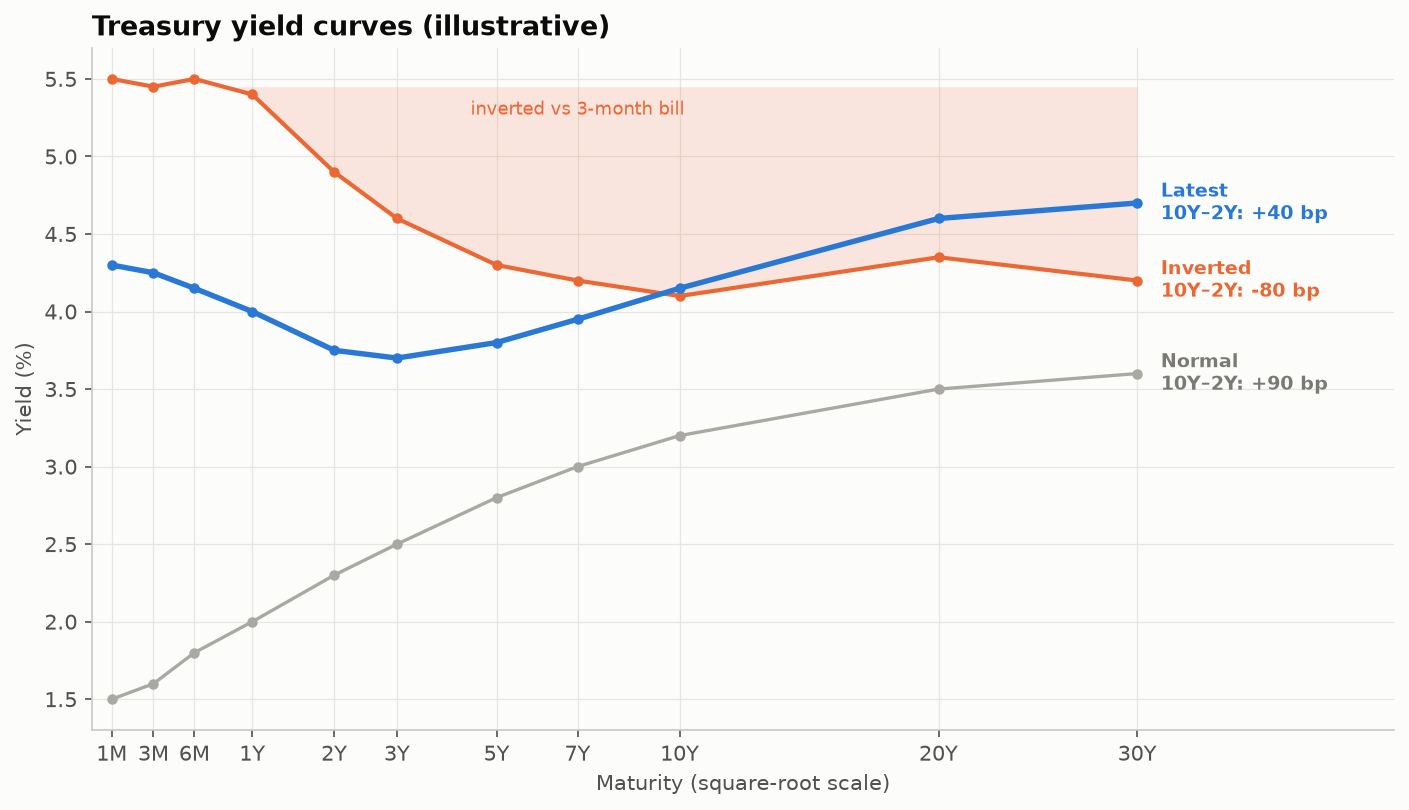

Write the Python code that produced this figure.
"""
Yield Curve (with Inversion)  -  family: Finance & investment

DESIGN PURPOSE
Plots government bond yields against maturity for a few dates. The curve's
shape (upward, flat or inverted) summarises market expectations for interest
rates and growth. Shading where long rates fall below short rates makes
inversion visible.

WHEN TO USE
  - Compare the term structure of interest rates at several points in time
  - Explain an inversion (short rates above long rates), often watched as a
    recession signal
  - Provide fixed-income context for asset-allocation or duration decisions

AVOID WHEN
  - Spacing maturities evenly as categories without saying so (1M→3M is not
    the same gap as 10Y→30Y)
  - More than 3–4 dates on one chart (use small multiples or the yield-curve
    history heatmap)

ALTERNATIVES
  - Yield-curve history heatmap
  - 10Y–2Y spread line over time

EXAMPLE
Three stylised US-Treasury-like curves (illustrative values): a normal upward
curve, a deeply inverted curve and a partly re-steepened latest curve.

NOTE: Educational examples with simulated or historical data. Not investment
advice; past performance does not predict future returns.

Run:  python yield_curve.py
"""
import sys
from pathlib import Path

import numpy as np
import pandas as pd
import matplotlib.pyplot as plt

# Library style: categorical colors in fixed order, recessive axes, hairline grid.
PALETTE = ["#2a78d6", "#eb6834", "#1baf7a", "#eda100",
           "#e87ba4", "#008300", "#6250d6", "#e34948"]
SEQ_CMAP = "Blues"      # sequential: one hue, light -> dark
DIV_CMAP = "RdBu_r"     # diverging: two opposite hues, neutral midpoint
GRAY = "#b8b7b1"        # de-emphasised marks
plt.rcParams.update({
    "figure.figsize": (8, 4.8), "figure.dpi": 110, "figure.facecolor": "#fcfcfb",
    "axes.facecolor": "#fcfcfb", "axes.edgecolor": "#c9c8c3", "axes.linewidth": 0.8,
    "axes.spines.top": False, "axes.spines.right": False,
    "axes.grid": True, "grid.color": "#e6e5e1", "grid.linewidth": 0.6, "axes.axisbelow": True,
    "axes.prop_cycle": plt.cycler(color=PALETTE),
    "axes.titlesize": 13, "axes.titleweight": "bold", "axes.titlelocation": "left",
    "axes.labelcolor": "#52514e", "xtick.color": "#52514e", "ytick.color": "#52514e",
    "text.color": "#0b0b0b", "font.size": 10, "lines.linewidth": 2,
    "legend.frameon": False,
})

# --- Example data ------------------------------------------------------------
maturities = ["1M", "3M", "6M", "1Y", "2Y", "3Y", "5Y", "7Y", "10Y", "20Y", "30Y"]
years = np.array([1 / 12, 0.25, 0.5, 1, 2, 3, 5, 7, 10, 20, 30])
curves = pd.DataFrame({
    "Normal": [1.50, 1.60, 1.80, 2.00, 2.30, 2.50, 2.80, 3.00, 3.20, 3.50, 3.60],
    "Inverted": [5.50, 5.45, 5.50, 5.40, 4.90, 4.60, 4.30, 4.20, 4.10, 4.35, 4.20],
    "Latest": [4.30, 4.25, 4.15, 4.00, 3.75, 3.70, 3.80, 3.95, 4.15, 4.60, 4.70],
}, index=pd.Index(maturities, name="maturity"))
curves.loc["spread_10y_2y"] = curves.loc["10Y"] - curves.loc["2Y"]
curves.round(2)

# --- Plot --------------------------------------------------------------------
yc = curves.drop(index="spread_10y_2y")
x = np.sqrt(years)                                   # sqrt-maturity axis
styles = {"Normal": ("#a9a8a2", 1.6), "Inverted": (PALETTE[1], 2), "Latest": (PALETTE[0], 2.6)}
fig, ax = plt.subplots(figsize=(9.5, 5.5))
inv = yc["Inverted"].to_numpy()
ax.fill_between(x, inv, inv[1], where=inv < inv[1], interpolate=True, color=PALETTE[1],
                alpha=0.15, linewidth=0)
for name, (color, lw) in styles.items():
    y = yc[name].to_numpy()
    ax.plot(x, y, color=color, linewidth=lw, marker="o", markersize=4)
    spread = curves.loc["spread_10y_2y", name] * 100
    ax.text(x[-1] + 0.12, y[-1], f"{name}\n10Y–2Y: {spread:+.0f} bp", color=color if name != "Normal"
            else "#7a7974", va="center", fontsize=9, fontweight="bold")
ax.text(np.sqrt(7), inv[1] - 0.18, "inverted vs 3-month bill", color=PALETTE[1], fontsize=8.5, ha="center")
ax.set_xticks(x, maturities)
ax.set_xlim(x[0] - 0.1, x[-1] + 1.3)
ax.set_ylabel("Yield (%)")
ax.set_xlabel("Maturity (square-root scale)")
ax.set_title("Treasury yield curves (illustrative)")
fig.tight_layout()

# --- Save / show -------------------------------------------------------------
out = Path(__file__).with_name(Path(__file__).stem + ".png")
fig.savefig(out, dpi=150, bbox_inches="tight")
print(f"saved {out}")
if "--no-show" not in sys.argv:
    plt.show()
